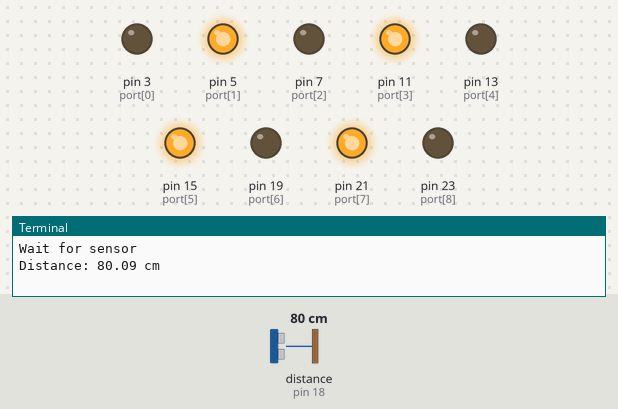
Recording of a program running on a simulated Raspberry Pi (header pin numbers). On the bench: output pins drawn as LEDs (lit = HIGH), the last lines printed to the terminal. The inputs (shaded band) are chosen by the test bench; at power-on: distance to the obstacle (sensor on pin 18) 80 cm. The echo pulse lasts 58.3 µs per cm; the clock reads 2024-03-15 10:24:30 at power-on unless the program sets it; pins used as bus, display or sensor lines are not drawn.

Above: at 1.2 s.
1.3 s: distance to the obstacle (sensor on pin 18) set to 9 cm
6.3 s: distance to the obstacle (sensor on pin 18) set to 35 cm
At 9.3 s:
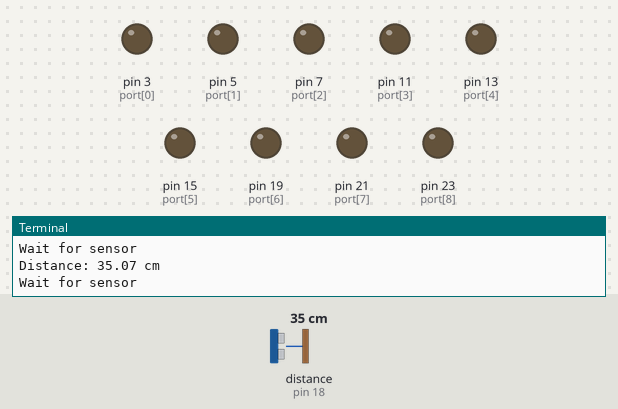
10.3 s: distance to the obstacle (sensor on pin 18) set to 120 cm
At 13.8 s:
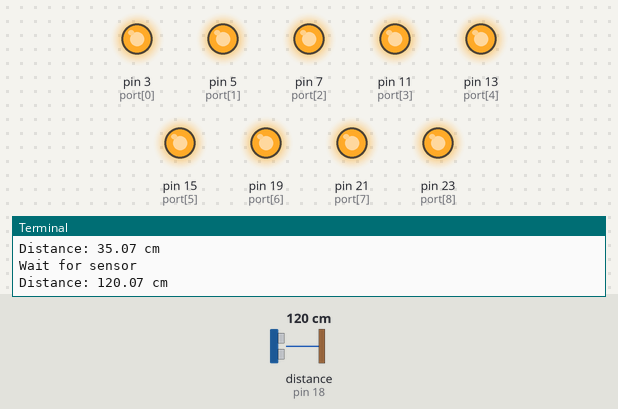
15.8 s: distance to the obstacle (sensor on pin 18) set to 105 cm
19.8 s: distance to the obstacle (sensor on pin 18) set to 101 cm
At 19.98 s:
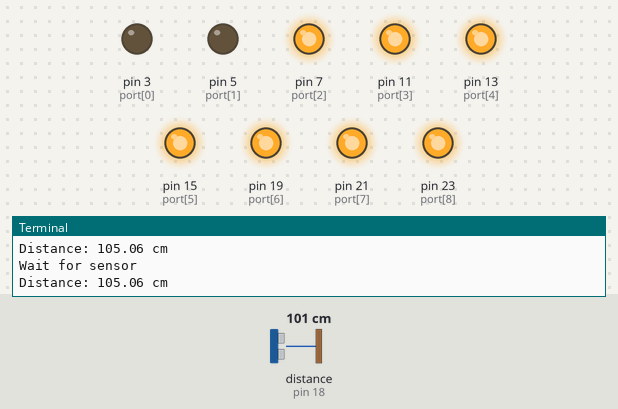
23.8 s: distance to the obstacle (sensor on pin 18) set to 18 cm
At 27.5 s:
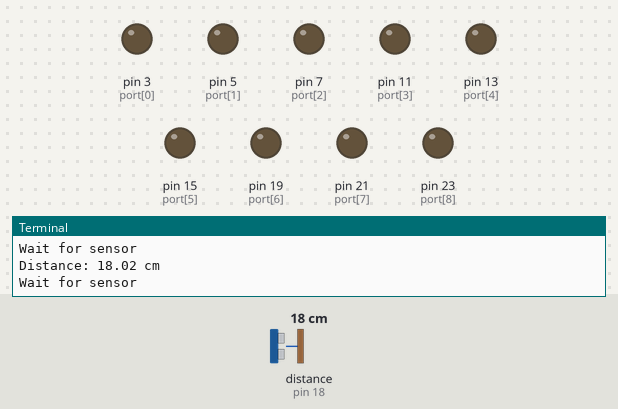
Timing chart, 0 to 28.8 s (numbered marks = the images above; inputs shaded):
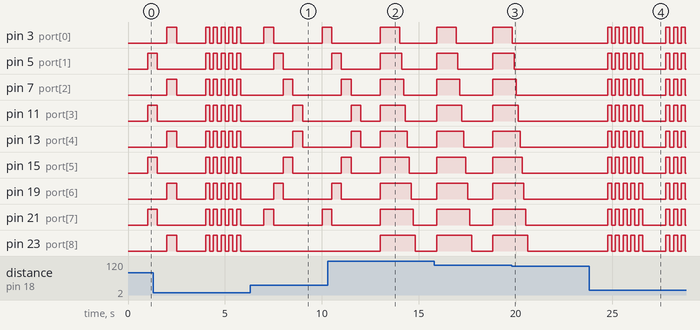

The program:

final.py
```python
import RPi.GPIO as GPIO
import time

GPIO.setmode(GPIO.BOARD)

TRIG = 16
ECHO = 18
port = [3,5,7,11,13,15,19,21,23]
rev_port = []
rev_port.append(port[::-1])
#print(rev_port)
even = [5,11,15,21]
odd = [3,7,13,19,23]

for x in port:
	GPIO.setup(x,GPIO.OUT)

GPIO.setup(TRIG,GPIO.OUT)
GPIO.setup(ECHO,GPIO.IN)


while(True):
	GPIO.output(TRIG,False)
	print('Wait for sensor')
	time.sleep(1)
	GPIO.output(TRIG,True)
	time.sleep(0.00001)
	GPIO.output(TRIG,False)


	while(GPIO.input(ECHO) == 0):
		startpulse = time.time()
		#print('record start time',startpulse)
	while(GPIO.input(ECHO) == 1):
		endpulse = time.time()
		#print('record end time')

	duration = endpulse - startpulse
	distance = duration * 17150
	distance = round(distance,2)

	print('Distance:',distance,'cm')

	if distance <= 20 and distance >=5:
		for i in range(0,5):
			GPIO.output(port,1)
			time.sleep(0.2)
			GPIO.output(port,0)
			time.sleep(0.2)
	elif distance >= 21 and distance <= 50:
		for m in range(4):
			GPIO.output([port[m],port[7-m]],1)
	#		GPIO.output(port[7-m],1)
			time.sleep(0.5)
			GPIO.output(port[m],0)
			GPIO.output(port[7-m],0)
	#for n in port[::-1]:

	elif distance >= 51 and distance <= 100:
		GPIO.output(even,1)
		time.sleep(0.5)
		GPIO.output(even,0)
		time.sleep(0.5)
		GPIO.output(odd,1)
		time.sleep(0.5)
		GPIO.output(odd,0)
		time.sleep(0.5)


	elif distance >= 101 and distance <= 150:
		GPIO.output(port,1)
		time.sleep(1)
		for x in port:
			GPIO.output(x,0)
			time.sleep(0.1)
	elif distance >= 150:
		GPIO.output(port,0)
```

Measured:
- the behaviour switches between 102 and 101 cm on distance to the obstacle (sensor on pin 18) (found by bisection; images 2 and 3)
- after the input at 6.3 s, pin 23 (port[8]): stops changing and stays LOW
- after the input at 10.3 s, pin 23 (port[8]): LOW → HIGH after 2.7 s, → LOW 1.8 s later
- after the input at 19.8 s, pin 3 (port[0]): goes on until 19.8 s, then stays LOW; pin 5 (port[1]): goes on until 19.9 s, then stays LOW; pin 7 (port[2]): goes on until 20.0 s, then stays LOW; pin 11 (port[3]): goes on until 20.1 s, then stays LOW; pin 13 (port[4]): goes on until 20.2 s, then stays LOW
- after the input at 23.8 s, pin 3 (port[0]), pin 5 (port[1]), pin 7 (port[2]), pin 11 (port[3]), pin 13 (port[4]), pin 15 (port[5]), pin 19 (port[6]), pin 21 (port[7]), pin 23 (port[8]): LOW → HIGH after 0.96 s, → LOW 0.20 s later, → HIGH 0.20 s later, → LOW 0.20 s later, … (16 changes in this stretch)
